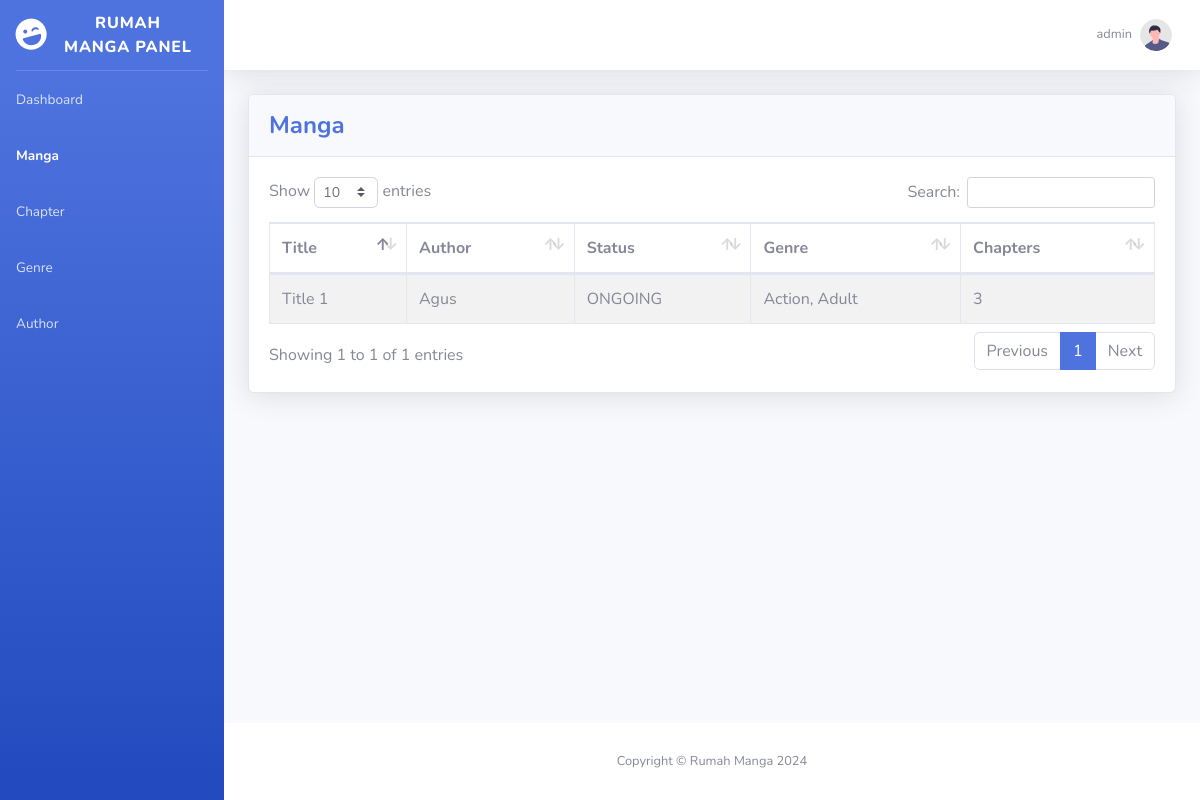
The page /manga.php (signed in) on the database as committed earlier.
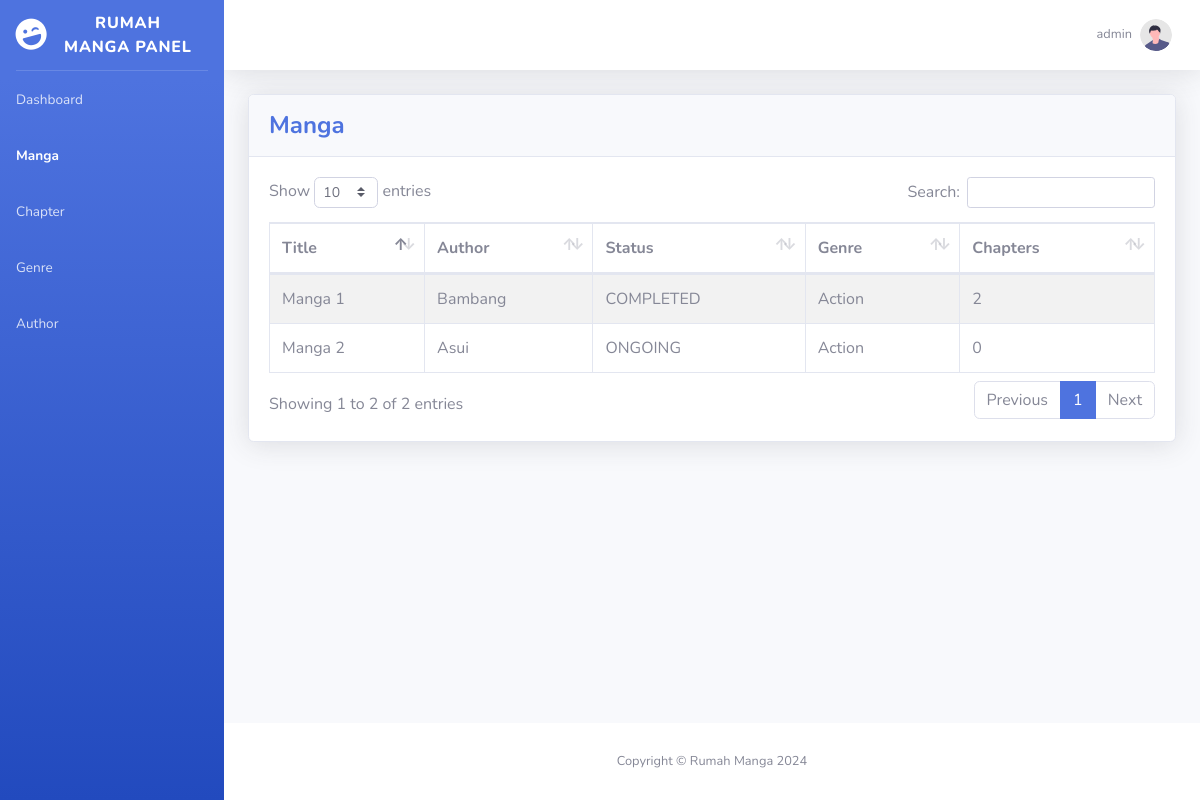
The same page on the database as committed later.
### tables this page shows
CREATE TABLE "mangas" (
	"id"	INTEGER NOT NULL,
	"secure_id"	TEXT NOT NULL,
	"created_date"	TEXT,
	"modified_date"	TEXT,
	"title"	TEXT NOT NULL,
	"author_id"	TEXT,
	"genres_id"	TEXT,
	"status"	TEXT,
	"synopsis"	TEXT,
	"cover_img"	TEXT,
	PRIMARY KEY("id")
);

### layout/nav_links.php (called while the page is built)
<?php
$nav_links = [
    ['url' => 'index.php', 'text' => 'Dashboard'],
    ['url' => 'manga.php', 'text' => 'Manga'],
    ['url'=> 'chapter.php', 'text' => 'Chapter'],
    ['url'=> 'genre.php', 'text' => 'Genre'],
    ['url'=> 'author.php', 'text' => 'Author'],
];
?>

### api/get_manga.php (called while the page is built, shortened)
<?php
include('config/db.php');
if ($_SERVER["REQUEST_METHOD"] == "GET") {
    try{
        $sql = 'SELECT * FROM mangas';
        $stmt = $db->query($sql);
        $mangas = $stmt->fetchAll();
        $i = 0;
        foreach($mangas as $manga) {
            $genreIds = json_decode($manga['genres_id']);
            $genreNames = array();
            foreach ($genreIds as $genreId) {
                $sql = "SELECT name FROM genres WHERE id = ".$genreId;
                $stmt = $db->query($sql);
                $genre = $stmt->fetchColumn();
                if ($genre) {
                    $genreNames[] = $genre;
                }
            }
            $genreNamesCombined = implode(", ", $genreNames);
            $mangas[$i]['genre'] = $genreNamesCombined;
            $sql = 'SELECT * FROM chapters WHERE manga_id='.$manga['id'];
            $stmt = $db->query($sql);
            $chapters = $stmt->fetchAll();
            $mangas[$i]['chapters'] = count($chapters);
            $sql = 'SELECT name FROM authors WHERE id = '.$manga['author_id'];
            $stmt = $db->query($sql);
            $author = $stmt->fetchColumn();
            $mangas[$i]['author'] = $author;
            $i++;
        }
    } catch(PDOException $e){
        echo "Connection failed: " . $e->getMessage();
    }
}
?>

### manga.php (the view, shortened to what this page needs)
<?php
include('layout/header.php');
require 'api/get_manga.php'
?>
<body id="page-top">
    <?php
     include 'layout/sidebar.php';
    ?>
    <div id="content-wrapper" class="d-flex flex-column">
    <div id="content">
        <?php include 'layout/top_bar.php'?>
        <div class="container-fluid">
            <div class="card shadow mb-4">
                <div class="card-header py-3">
                    <h4 class="m-0 font-weight-bold text-primary">Manga</h4>
                </div>
                <div class="card-body">
                    <div class="table-responsive">
                        <table class="table table-bordered table-striped" id="dataTable" width="100%" cellspacing="0">
                            <thead>
                                <tr>
                                    <th>Title</th>
                                    <th>Author</th>
                                    <th>Status</th>
                                    <th>Genre</th>
                                    <th>Chapters</th>
                                </tr>
                            </thead>
                            <tbody>
                                <?php foreach($mangas as $manga): ?>
                                    <tr data-href="upsert_manga.php?q=<?php echo htmlspecialchars($manga['secure_id'])?> " id="click-tbl" >
                                        <td><?php echo htmlspecialchars($manga['title']); ?></td>
                                        <td><?php echo htmlspecialchars($manga['author']); ?></td>
                                        <td><?php echo htmlspecialchars($manga['status']); ?></td>
                                        <td><?php echo htmlspecialchars($manga['genre']);?></td>
                                        <td><?php echo htmlspecialchars($manga['chapters']);?></td>
                                    </tr>
                                <?php endforeach; ?>
                            </tbody>
                        </table>
                    </div>
                </div>
            </div>
            </div>
    </div>
    <?php include 'layout/footer.php'?>
    </div>
    </div>
</body>
</html>

### layout/sidebar.php
<?php
    include 'nav_links.php';
    $current_page = basename($_SERVER['PHP_SELF']);
?>
<div id="wrapper">
    <ul class="navbar-nav bg-gradient-primary sidebar sidebar-dark accordion" id="accordionSidebar">
        <a class="sidebar-brand d-flex align-items-center justify-content-center" href="index.php">
            <div class="sidebar-brand-icon rotate-n-15">
                <i class="fas fa-laugh-wink"></i>
            </div>
            <div class="sidebar-brand-text mx-3">Rumah Manga Panel</div>
        </a>
        <hr class="sidebar-divider my-0">
        <?php foreach ($nav_links as $link): ?>
            <li class="nav-item <?php echo ($current_page == $link['url']) ? 'active' : ''; ?>">
                <a class="nav-link" href="<?php echo $link['url']; ?>" >
                    <span><?php echo $link['text']; ?></span>
                </a>
            </li>
        <?php endforeach; ?>
    </ul>

Rows that differ between the two databases and show on the page:
changed mangas: title "Title 1" → "Manga 1"; author "Agus" → "Bambang"; status "ONGOING" → "COMPLETED"; genre "Action, Adult" → "Action"; chapters "3" → "2"
added mangas: title "Manga 2", author "Asui", status "ONGOING", genre "Action", chapters "0"
Other text that changed with them:
text written by a page script: "Show entries Search: Showing 1 to 1 of 1 entries Previous 1 Next" → "Show entries Search: Showing 1 to 2 of 2 entries Previous 1 Next"
